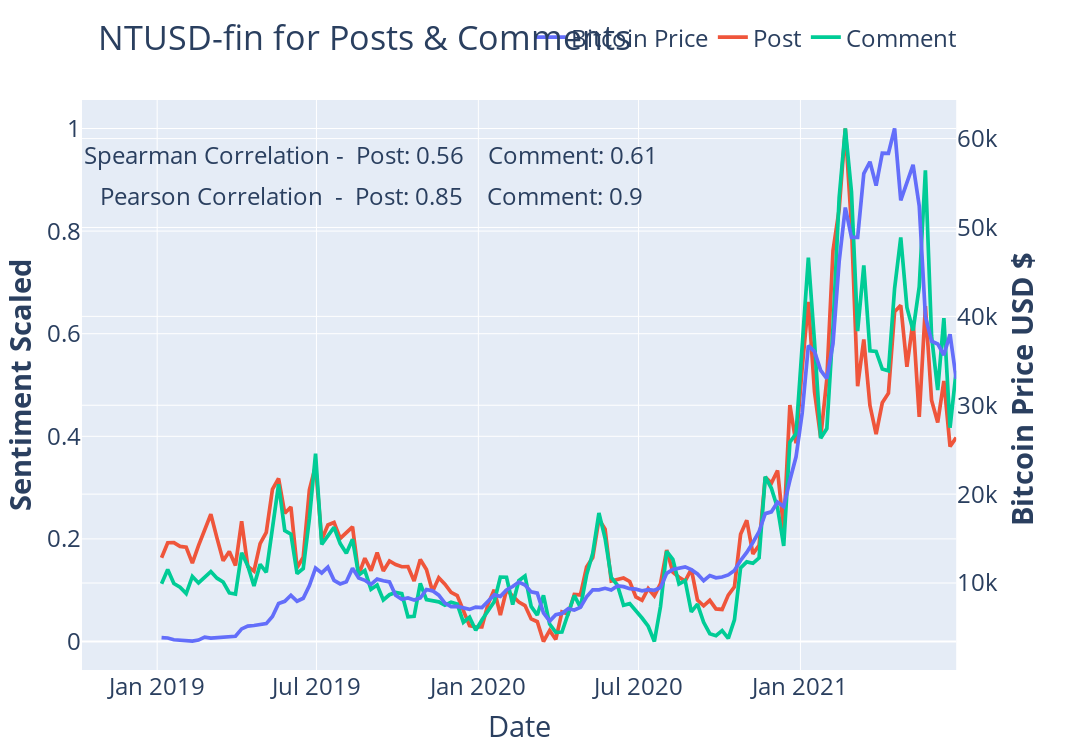

The cell this chart's notebook holds for it:
### Markdown cell above
## NTUSD wavg vs PRice

### Code cell
from sklearn.preprocessing import MinMaxScaler
scl=MinMaxScaler()
resample_period='w'
sent=bs
sent2=bc
sent=sent.resample(resample_period).sum().head(-1)
sent2=sent2.resample(resample_period).sum().head(-1)
sdmin=datetime.strftime(sent.index.min(),'%Y-%m-%d')
sdmax=datetime.strftime(sent.index.max(),'%Y-%m-%d')
btc=btc_raw[sdmin:sdmax].close.resample(resample_period).mean()#.head(-1)
a=sent[['sent_ntusd','sent_ntusd_wavg']].rename(columns={'sent_ntusd':'ntusd_post','sent_ntusd_wavg':'ntusd_post_wavg'})
b=sent2[['sent_ntusd','sent_ntusd_wavg']].rename(columns={'sent_ntusd':'ntusd_comment','sent_ntusd_wavg':'ntusd_comment_wavg'})
c=pd.concat([a,b],axis=1)
d=pd.DataFrame(scl.fit_transform(c),columns=c.columns,index=c.index)
#pq=d[['ntusd_post','ntusd_post_wavg']].mean(axis=1)
#cq=d[['ntusd_comment','ntusd_comment_wavg']].mean(axis=1)
pq=d['ntusd_post_wavg']
cq=d['ntusd_comment_wavg']

# Create figure with secondary y-axis
fig = make_subplots(specs=[[{"secondary_y": True}]])


# Add traces
fig.add_trace(
    go.Scatter(x=btc.index, y=btc, name=f"Bitcoin Price"),
    secondary_y=True,
)

# Add traces
fig.add_trace(
    go.Scatter(x=d.index, y=pq, name=f"Post"),
    secondary_y=False,
)

fig.add_trace(
    go.Scatter(x=d.index, y=cq, name="Comment"),
    secondary_y=False,
)



# Add figure title
fig.update_layout(
    title_text=f"NTUSD-fin for Posts & Comments"
)
# Set x-axis title
fig.update_xaxes(title_text="Date")
# Set y-axes titles
fig.update_yaxes(title_text="<b>Sentiment Scaled</b>", secondary_y=False)
fig.update_yaxes(title_text=f"<b>Bitcoin Price USD $ </b>", secondary_y=True)

fig.update_layout(
    #title="Top 3 Subreddit Post Trend - Weekly",
    title_x = .09,
    xaxis_title="Date",
    #yaxis_title="Number of Posts",
    width=1500, height=750,
    font=dict(
        #family="Courier New, monospace",
        size=24,
        #color="RebeccaPurple"
    )
)

fig.update_layout(legend=dict(
    title='',
    orientation="h",
    yanchor="bottom",
    y=1.07,
    xanchor="right",
    x=0.945
    )
    )
fig.update_traces(line=dict( width=3.7))
fig.add_annotation(x='2019-09-01', y=0.95,
            text=f"Spearman Correlation - \tPost: {round(stats.spearmanr(btc,pq)[0],2)} \t\t Comment: {round(stats.spearmanr(btc,cq)[0],2)}",
            showarrow=False,
            secondary_y=True
            )

fig.add_annotation(x='2019-09-01', y=.87,
             text=f"Pearson Correlation  - \tPost: {round(stats.pearsonr(btc,pq)[0],2)} \t\t Comment: {round(stats.pearsonr(btc,cq)[0],2)}",
            showarrow=False,
            )
fig.show()

### Figure 1 — Plotly figure (JSON) as saved in the notebook; plotly's stock layout.template omitted (floating-point values rounded to 4 significant figures; data arrays with more than 128 entries replaced by an {"elided": "..."} marker saying what was removed)
{"data": [{"line": {"width": 3.7}, "name": "Bitcoin Price", "type": "scatter", "x": {"elided": "130 str values"}, "xaxis": "x", "y": {"elided": "130 float values"}, "yaxis": "y2"}, {"line": {"width": 3.7}, "name": "Post", "type": "scatter", "x": {"elided": "130 str values"}, "xaxis": "x", "y": {"elided": "130 float values"}, "yaxis": "y"}, {"line": {"width": 3.7}, "name": "Comment", "type": "scatter", "x": {"elided": "130 str values"}, "xaxis": "x", "y": {"elided": "130 float values"}, "yaxis": "y"}], "layout": {"annotations": [{"showarrow": false, "text": "Spearman Correlation - \tPost: 0.56 \t\t Comment: 0.61", "x": "2019-09-01", "y": 0.95}, {"showarrow": false, "text": "Pearson Correlation  - \tPost: 0.85 \t\t Comment: 0.9", "x": "2019-09-01", "y": 0.87}], "font": {"size": 24}, "height": 750, "legend": {"orientation": "h", "title": {"text": ""}, "x": 0.945, "xanchor": "right", "y": 1.07, "yanchor": "bottom"}, "title": {"text": "NTUSD-fin for Posts & Comments", "x": 0.09}, "width": 1500, "xaxis": {"anchor": "y", "domain": [0, 0.94], "title": {"text": "Date"}}, "yaxis": {"anchor": "x", "domain": [0, 1], "title": {"text": "<b>Sentiment Scaled</b>"}}, "yaxis2": {"anchor": "x", "overlaying": "y", "side": "right", "title": {"text": "<b>Bitcoin Price USD $ </b>"}}}}
